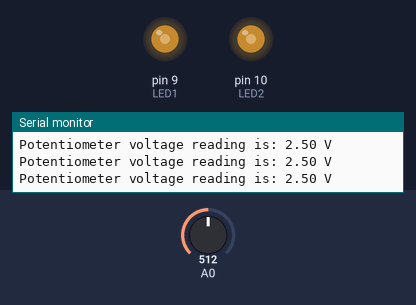
The sketch below on a simulated Arduino Uno, built with avr-gcc and run on an emulated ATmega328P. On the bench: output pins drawn as LEDs (lit = HIGH), the last lines printed to the serial monitor. The test bench sets the inputs (shaded band); at power-on: A0 = 512.

Above: at 1.2 s.
1.3 s: A0 set to 716
At 2.5 s:
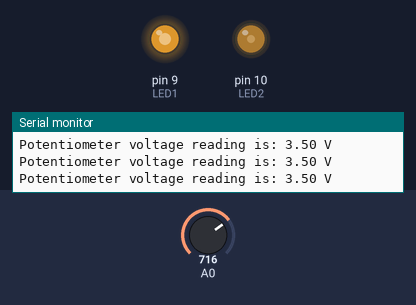
2.8 s: A0 set to 900
At 4.0 s:
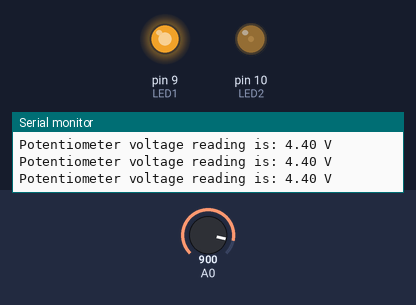
4.3 s: A0 set to 1023
At 4.8 s:
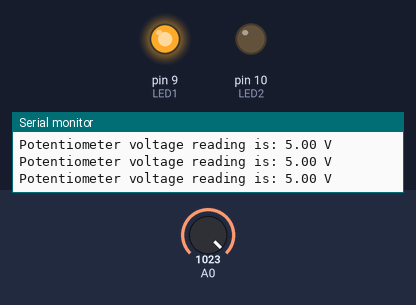
5.8 s: A0 set to 306
At 6.3 s:
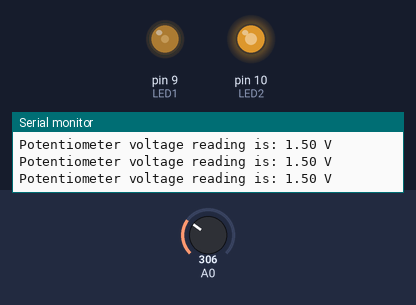
7.3 s: A0 set to 122
At 8.1 s:
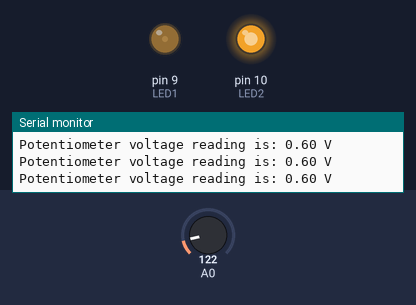
8.8 s: A0 set to 511
At 10.0 s:
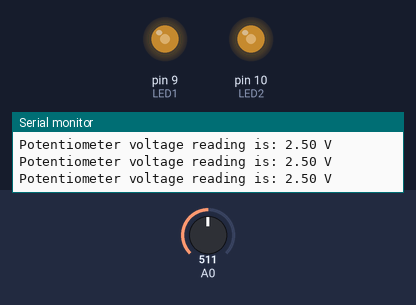
Timing chart, 0 to 11.8 s (numbered marks = the images above; inputs shaded):
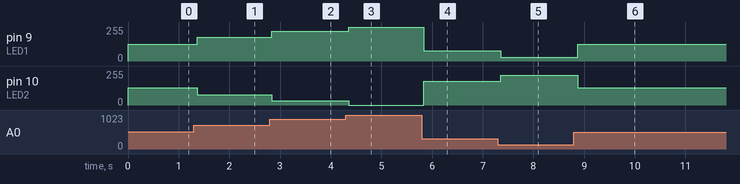

The sketch:

prb04.ino
```cpp
#define LED1 9
#define LED2 10
int potVal = 0;
float v;
int PWMval9 = 0;
int PWMval10 = 0;
void setup() {
  // put your setup code here, to run once:
  Serial.begin(9600);
  analogReference(DEFAULT);
}
void loop() {
  // put your main code here, to run repeatedly:
  potVal = analogRead(A0);
  v = 5.0 / 1023 * potVal;
  Serial.print("\nPotentiometer voltage reading is: ");
  Serial.print(v);
  Serial.println(" V");
  PWMval9 = map(potVal, 0, 1023, 0, 255);
  PWMval10 = map(potVal, 0, 1023, 255, 0);
  analogWrite(LED1, PWMval9);
  analogWrite(LED2, PWMval10);
  delay(10);
}
```

Measured:
- after the input at 1.3 s, pin 9 (LED1): 127/255 → 178/255 after 0.06 s; pin 10 (LED2): 128/255 → 77/255 after 0.06 s
- after the input at 2.8 s, pin 9 (LED1): 178/255 → 224/255 at once; pin 10 (LED2): 77/255 → 31/255 at once
- after the input at 4.3 s, pin 9 (LED1): 224/255 → 255/255 after 0.06 s; pin 10 (LED2): 31/255 → 0/255 after 0.06 s
- after the input at 5.8 s, pin 9 (LED1): 255/255 → 76/255 at once; pin 10 (LED2): 0/255 → 179/255 at once
- after the input at 7.3 s, pin 9 (LED1): 76/255 → 30/255 after 0.06 s; pin 10 (LED2): 179/255 → 225/255 after 0.06 s
- after the input at 8.8 s, pin 9 (LED1): 30/255 → 127/255 after 0.08 s; pin 10 (LED2): 225/255 → 128/255 after 0.08 s
